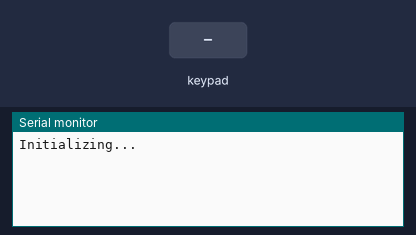
Bench run of a sketch on a simulated Arduino Uno, built with avr-gcc and run on an emulated ATmega328P. Shown: the last lines printed to the serial monitor. The test bench sets the inputs (shaded band).

Above: at 1.2 s.
1.3 s: key '1' pressed
At 1.6 s:
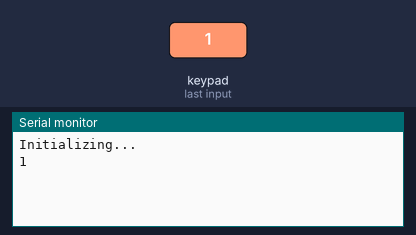
2.8 s: keypad keys 3 8 7 5 # pressed 0.4 s apart
At 5.4 s:
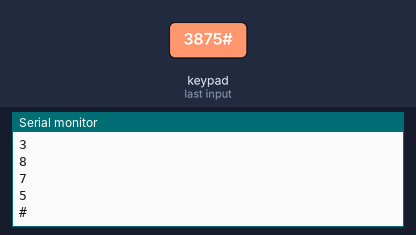
6.3 s: key '*' pressed
At 6.8 s:
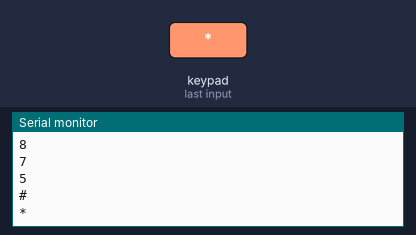
7.8 s: keypad keys 4 2 6 pressed 0.4 s apart
At 9.7 s:
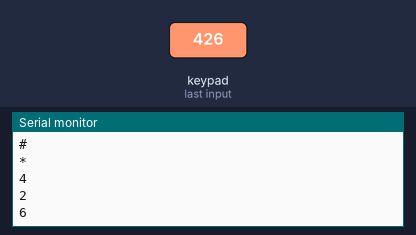
Timing chart, 0 to 11.2 s (numbered marks = the images above; inputs shaded):
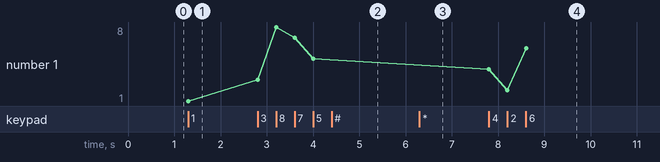

Measured:
- after the input at 1.3 s, the serial monitor: prints a new line at once (image 1)
- after the input at 2.8 s, the serial monitor: prints a new line at once (image 2)
- after the input at 6.3 s, the serial monitor: prints a new line at once (image 3)
- after the input at 7.8 s, the serial monitor: prints a new line at once (image 4)
- plotted number 1: 1 → 5 after the input at 2.8 s, 5 → 6 after the input at 7.8 s

The sketch:

uno_keypad_4x3.ino
```cpp
#include <Keypad.h>


//     1       2       3
//
//     4       5       6
//
//     7       8       9
//
//     *       0       #
//
// 1   2   3   4   5   6   7
// ☉   ☉   ☉   ☉   ☉   ☉   ☉
// C2, R1, C1, R4, C3, R3, R2
// 2   3   4   5   6   7   8    - uC pin no


const byte ROWS = 4;
const byte COLS = 3;
char keys[ROWS][COLS] = {
  { '1', '2', '3' },
  { '4', '5', '6' },
  { '7', '8', '9' },
  { '*', '0', '#' },
};
byte rowPins[4] = { 3, 8, 7, 5 };  // R1, R2, R3, R4
byte colPins[3] = { 4, 2, 6 };     // C1, C2, C3
Keypad keypad = Keypad(makeKeymap(keys), rowPins, colPins, ROWS, COLS);

void setup() {
  Serial.begin(9600);
  while (!Serial) {
    delay(20);  // wait for serial port to connect. Needed for native USB port only
  }

  Serial.println("\n\nInitializing...");
}

void loop() {
  char key = keypad.getKey();

  if (key) {
    Serial.println(key);
  }
}
```
